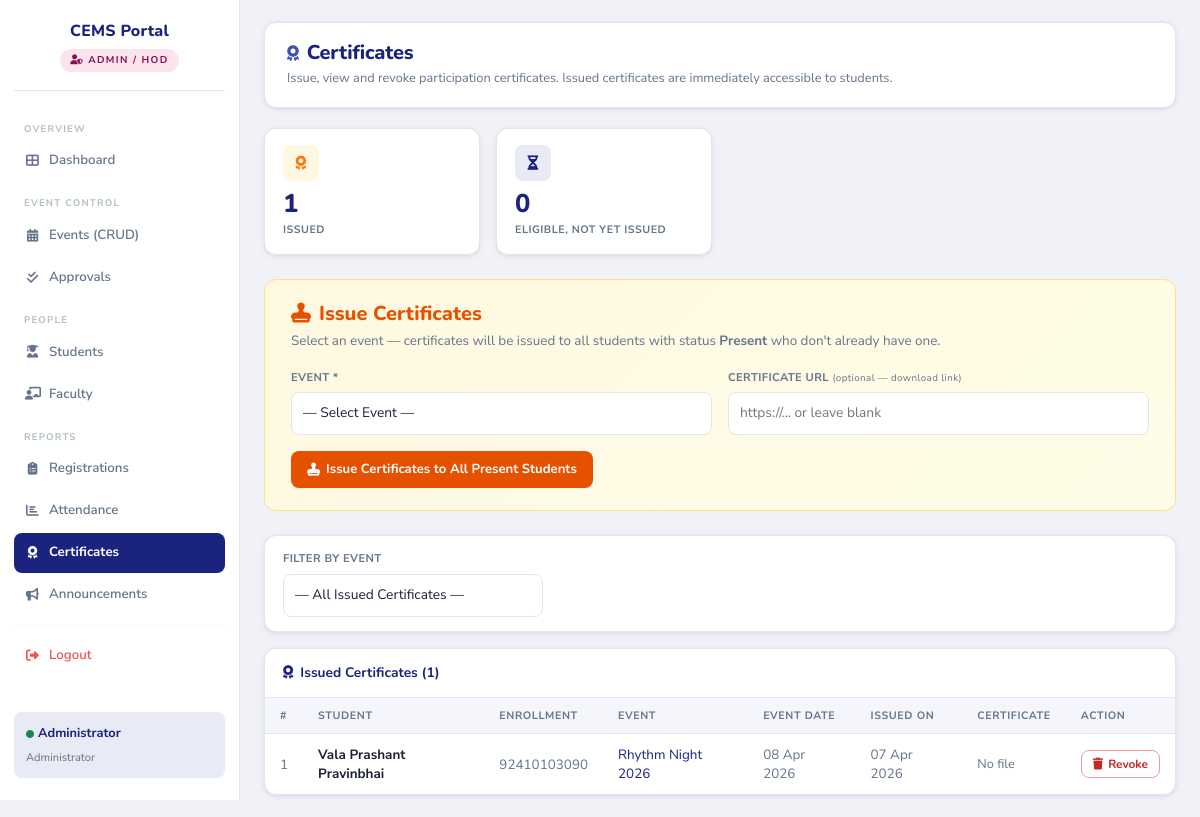
Page /admin/certificates.php (signed in) on the earlier database version.
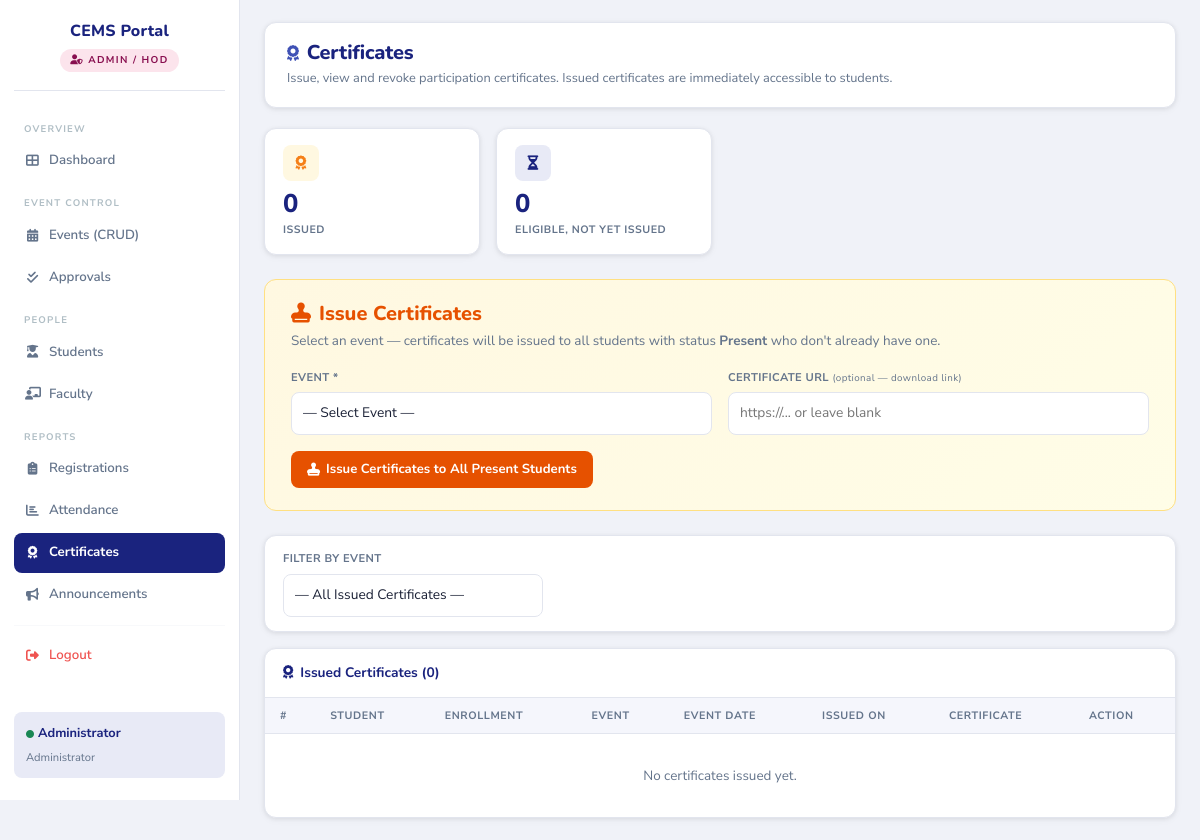
Same page on the later database version.
### tables this page shows
CREATE TABLE certificates (
    certificate_id  INT AUTO_INCREMENT PRIMARY KEY,
    event_id        INT NOT NULL,
    student_id      INT NOT NULL,
    certificate_url VARCHAR(500) DEFAULT NULL,
    issued_date     TIMESTAMP DEFAULT CURRENT_TIMESTAMP,
    UNIQUE KEY uq_cert (student_id, event_id),
    FOREIGN KEY (student_id) REFERENCES students(student_id) ON DELETE CASCADE,
    FOREIGN KEY (event_id)   REFERENCES events(event_id)    ON DELETE CASCADE
);

CREATE TABLE students (
    student_id    INT AUTO_INCREMENT PRIMARY KEY,
    full_name     VARCHAR(150) NOT NULL,
    enrollment_no VARCHAR(11)  NOT NULL UNIQUE,
    email         VARCHAR(150) NOT NULL UNIQUE,
    phone         VARCHAR(15)  DEFAULT NULL,
    password      VARCHAR(255) NOT NULL,
    created_at    TIMESTAMP    DEFAULT CURRENT_TIMESTAMP
);

CREATE TABLE events (
    event_id         INT AUTO_INCREMENT PRIMARY KEY,
    event_name       VARCHAR(200) NOT NULL,
    description      TEXT         DEFAULT NULL,
    venue            VARCHAR(200) DEFAULT NULL,
    event_date       DATE         NOT NULL,
    event_time       TIME         DEFAULT NULL,
    capacity         INT          DEFAULT NULL,
    status           ENUM('Pending','Approved','Rejected') NOT NULL DEFAULT 'Pending',
    rejection_reason VARCHAR(500) DEFAULT NULL,
    created_by       INT          NOT NULL,
    created_at       TIMESTAMP    DEFAULT CURRENT_TIMESTAMP,
    FOREIGN KEY (created_by) REFERENCES faculty(faculty_id) ON DELETE CASCADE
);

### admin/certificates.php (the view, shortened to what the changed rows need)
<?php
require_once('../config/db.php');
$sql = "
    SELECT c.certificate_id, c.certificate_url, c.issued_date,
           s.full_name AS student_name, s.enrollment_no,
           e.event_name, e.event_date
    FROM certificates c
    JOIN students s ON s.student_id = c.student_id
    JOIN events   e ON e.event_id   = c.event_id
";
$sql .= " ORDER BY c.issued_date DESC";
$certificates = $conn->query($sql)->fetch_all(MYSQLI_ASSOC);
$stats_total    = $conn->query("SELECT COUNT(*) c FROM certificates")->fetch_assoc()['c'];
?>
<!DOCTYPE html>
<html lang="en">
<head>
    <link href="https://cdn.jsdelivr.net/npm/bootstrap@5.3.2/dist/css/bootstrap.min.css" rel="stylesheet">
    <link rel="stylesheet" href="https://cdnjs.cloudflare.com/ajax/libs/font-awesome/6.4.2/css/all.min.css">
    <link rel="stylesheet" href="../assets/css/style.css">
</head>
<body>
<main class="main-content"><div class="content-inner">
<div class="page-header">
    <div>
        <h1><i class="fas fa-award me-2" style="color:var(--accent);font-size:1rem;"></i>Certificates</h1>
    </div>
</div>
<div class="row g-3 mb-4">
    <div class="col-6 col-md-3">
        <div class="stat-card">
            <div class="stat-icon gold"><i class="fas fa-award"></i></div>
            <div class="stat-number"><?= $stats_total ?></div>
            <div class="stat-label">Issued</div>
        </div>
    </div>
</div>
<div class="table-wrap">
    <div class="card-header-custom">
        <i class="fas fa-award"></i> Issued Certificates (<?= count($certificates) ?>)
    </div>
    <table class="cems-table">
        <thead>
            <tr><th>#</th><th>Student</th><th>Enrollment</th><th>Event</th><th>Event Date</th><th>Issued On</th><th>Certificate</th><th>Action</th></tr>
        </thead>
        <tbody>
        <?php foreach ($certificates as $i => $c): ?>
        <tr>
            <td style="color:var(--text-muted);"><?= $i + 1 ?></td>
            <td><strong><?= htmlspecialchars($c['student_name']) ?></strong></td>
            <td style="color:var(--text-muted);"><?= htmlspecialchars($c['enrollment_no']) ?></td>
            <td style="color:var(--primary);"><?= htmlspecialchars($c['event_name']) ?></td>
            <td style="color:var(--text-muted);"><?= date('d M Y', strtotime($c['event_date'])) ?></td>
            <td style="color:var(--text-muted);"><?= date('d M Y', strtotime($c['issued_date'])) ?></td>
            <td>
                <?php if ($c['certificate_url']): ?>
                <a href="<?= htmlspecialchars($c['certificate_url']) ?>" target="_blank" class="btn-outline-custom btn-sm-custom">
                    <i class="fas fa-external-link-alt"></i> View
                </a>
                <?php else: ?>
                <span style="color:var(--text-muted);font-size:0.8rem;">No file</span>
                <?php endif; ?>
            </td>
            <td>
                <form method="POST" onsubmit="return confirm('Revoke this certificate?');">
                    <button type="submit" class="btn-danger-custom btn-sm-custom"><i class="fas fa-trash"></i> Revoke</button>
                </form>
            </td>
        </tr>
        <?php endforeach; ?>
        <?php if (empty($certificates)): ?>
        <tr><td colspan="8" style="text-align:center;padding:32px;color:var(--text-muted);">No certificates issued yet.</td></tr>
        <?php endif; ?>
        </tbody>
    </table>
</div>
</div></main>
</body>
</html>

Differences in the rows shown:
removed certificates: student.full_name "Vala Prashant Pravinbhai", student.enrollment_no "92410103090", event.event_name "Rhythm Night 2026", event.event_date "08 Apr 2026", issued_date "07 Apr 2026", certificate_url "No file"
Other differences:
$stats_total: "1" → "0"
count($certificates): "1" → "0"
text now shown: "No certificates issued yet."
